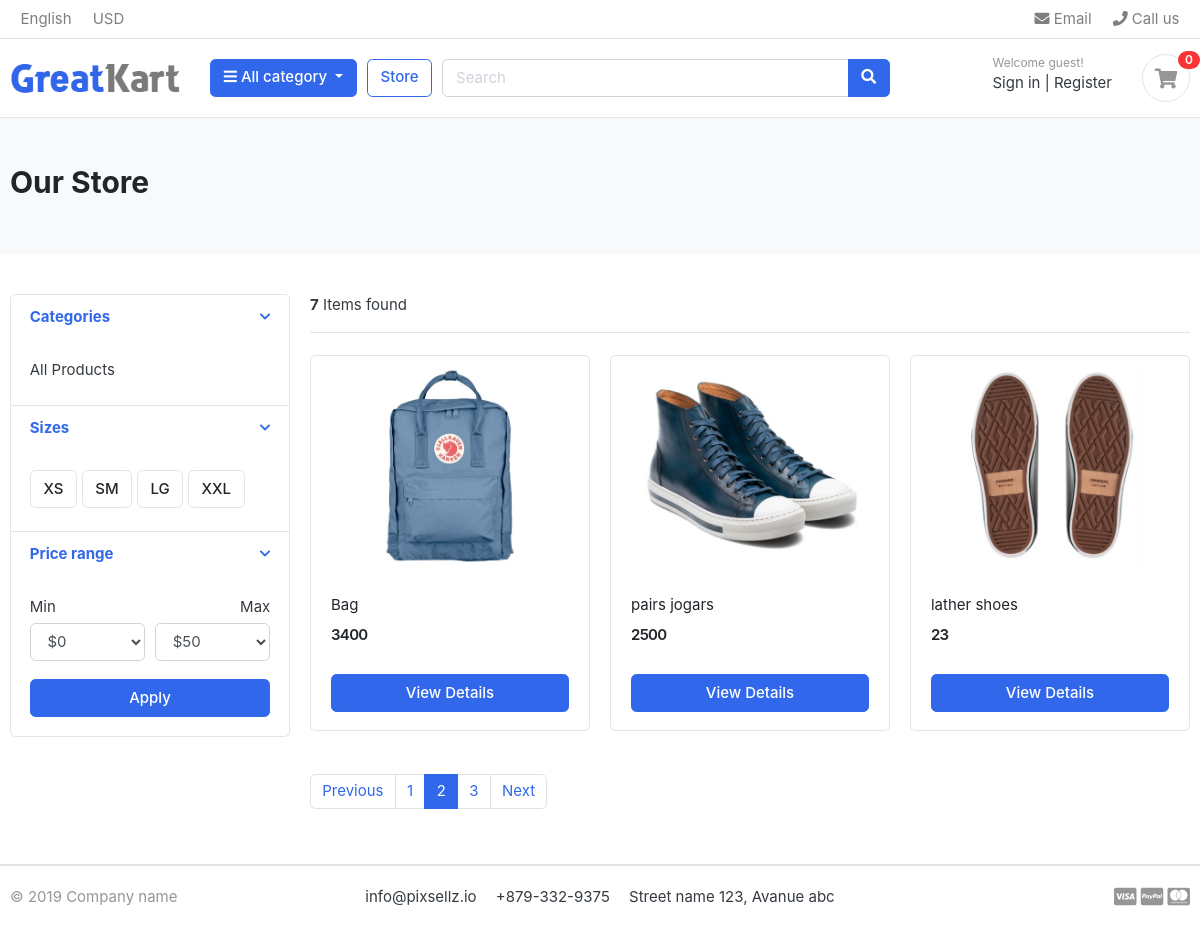
The page /store/?page=2 on the database its author committed.
### store/models.py (models this page shows, shortened)
class Product(models.Model):
    product_name = models.CharField(max_length=200, unique= True)
    slug = models.SlugField(max_length=200, unique=True)
    description = models.TextField(max_length=1000, blank=True)
    price = models.IntegerField()
    images = models.ImageField(upload_to = 'photos/products')
    stock = models.IntegerField()
    is_available = models.BooleanField(default= True)
    category = models.ForeignKey(Category, on_delete=models.CASCADE)
    created_date = models.DateTimeField(auto_now_add=True)
    modified_date = models.DateTimeField(auto_now=True)
    def get_url(self):
        return reverse('product_detail', args=[self.category.slug, self.slug])

### store/views.py (the view)
# urls.py: path('store/', include('store.urls')),
def store(request, category_slug = None):
    categories = None
    products = None
    if category_slug != None:
        categories = get_object_or_404(Category, slug=category_slug)
        products = products.objects.filter(Category = categories, is_available = True)
        paginator = Paginator(products, 10)
        page = request.GET.get('page')
        paged_products = paginator.get_page(page)
        product_count = products.count()
    else:
        products = Product.objects.all().filter(is_available = True).order_by('id')
        paginator = Paginator(products, 3)
        page = request.GET.get('page')
        paged_products = paginator.get_page(page)
        product_count = products.count()
    context = {
        'products': paged_products,
        'product_count': product_count,
    }
    return render(request, 'store/store.html', context)

### carts/context_processors.py (called while the page is built)
def counter(request):
    cart_count = 0
    if 'admin' in request.path:
        return {}
    else:
        try:
            cart = Cart.objects.filter(cart_id=_cart_id(request))
            cart_items = CartItem.objects.all().filter(cart = cart[:1])
            for cart_item in cart_items:
                cart_count += cart_item.quantity
        except CartItem.DoesNotExist:
            cart_count = 0
    return dict(cart_count = cart_count)

### carts/views.py (called while the page is built)
def _cart_id(request):
    cart = request.session.session_key
    if not cart:
        cart = request.session.create()
    return cart

### category/context_processors.py (called while the page is built)
def menu_links(request):
    links = Category.objects.all()
    return dict(link = links)

### templates/store/store.html (shortened to what this page needs)
{%extends 'base.html'%}
{%load static%}
{%block content %}
<section class="section-pagetop bg">
    <div class="container">
      {% if 'search' in request.path %}
      <h2 class="title-page">Search Result</h2>
      {% else %}
      <h2 class="title-page">Our Store</h2>
      {% endif %}
    </div>
    </section>
<section class="section-content padding-y">
    <div class="container">
    <div class="row">
        <aside class="col-md-3">
    <div class="card">
        <article class="filter-group">
            <header class="card-header">
                <a href="#" data-toggle="collapse" data-target="#collapse_1" aria-expanded="true" class="">
                    <i class="icon-control fa fa-chevron-down"></i>
                    <h6 class="title">Categories</h6>
                </a>
            </header>
            <div class="filter-content collapse show" id="collapse_1" style="">
                <div class="card-body">
                    <ul class="list-menu">
                    <li><a href="{% url 'store'%}">All Products</a></li>
                    </ul>
                </div>
            </div>
        </article>
        <article class="filter-group">
            <header class="card-header">
                <a href="#" data-toggle="collapse" data-target="#collapse_4" aria-expanded="true" class="">
                    <i class="icon-control fa fa-chevron-down"></i>
                    <h6 class="title">Sizes </h6>
                </a>
            </header>
            <div class="filter-content collapse show" id="collapse_4" style="">
                <div class="card-body">
                  <label class="checkbox-btn">
                    <span class="btn btn-light"> XS </span>
                  </label>
                  <label class="checkbox-btn">
                    <span class="btn btn-light"> SM </span>
                  </label>
                  <label class="checkbox-btn">
                    <span class="btn btn-light"> LG </span>
                  </label>
                  <label class="checkbox-btn">
                    <span class="btn btn-light"> XXL </span>
                  </label>
            </div>
            </div>
        </article>
        <article class="filter-group">
            <header class="card-header">
                <a href="#" data-toggle="collapse" data-target="#collapse_3" aria-expanded="true" class="">
                    <i class="icon-control fa fa-chevron-down"></i>
                    <h6 class="title">Price range </h6>
                </a>
            </header>
            <div class="filter-content collapse show" id="collapse_3" style="">
                <div class="card-body">
                    <div class="form-row">
                    <div class="form-group col-md-6">
                      <label>Min</label>
                          <select class="mr-2 form-control">
                            <option value="0">$0</option>
                        </select>
                    </div>
                    <div class="form-group text-right col-md-6">
                      <label>Max</label>
                          <select class="mr-2 form-control">
                            <option value="50">$50</option>
                        </select>
                    </div>
                    </div>
                    <button class="btn btn-block btn-primary">Apply</button>
                </div>
            </div>
        </article>
    </div>
        </aside>
        <main class="col-md-9">
    <header class="border-bottom mb-4 pb-3">
            <div class="form-inline">
                <span class="mr-md-auto"><b>{{product_count }}</b> Items found </span>
            </div>
    </header>
    <div class="row">
         {% if products %}
        {% for product in products %}
        <div class="col-md-4">
            <figure class="card card-product-grid">
                <div class="img-wrap">
                <a href ="{{product.get_url }}"></a><img src="{{ product.images.url }}"></a>
                </div>
                <figcaption class="info-wrap">
                    <div class="fix-height">
                        <a href="{{ product.get_url }}" class="title">{{ product.product_name}}</a>
                        <div class="price-wrap mt-2">
                            <span class="price">{{product.price}}</span>
                        </div>
                    </div>
                    <a href="{{ product.get_url }}" class="btn btn-block btn-primary">View Details </a>
                </figcaption>
            </figure>
        </div>
        {% endfor %}
        {% else %}
        <div>
          <h2>No Results Found. Please Try Again</h2>
        </div>
        {% endif %}
    </div>
    <nav class="mt-4" aria-label="Page navigation sample">
        {% if products.has_other_pages %}
          <ul class="pagination">
            {% if products.has_previous %}
            <li class="page-item">
              <a class="page-link" href="?page={{ products.previous_page_number }}">Previous</a>
            </li>
            {% else %}
            <li class="page-item disabled">
              <a class="page-link" href="#">Previous</a>
            </li>
            {% endif %}
            {% for i in products.paginator.page_range %}
            {% if products.number == i %}
            <li class="page-item active">
              <a class="page-link" href="#">{{ i }}</a>
            </li>
            {% else %}
            <li class="page-item">
              <a class="page-link" href="?page={{ i }}">{{ i }}</a>
            </li>
            {% endif %}
            {% endfor %}
            {% if products.has_next %}
            <li class="page-item">
              <a class="page-link" href="?page={{ products.next_page_number }}">Next</a>
            </li>
            {% else %}
            <li class="page-item disabled">
              <a class="page-link" href="#">Next</a>
            </li>
            {% endif %}
          </ul>
        {% endif %}
      </nav>
        </main>
    </div>
    </div>
    </section>
{% endblock %}

### static/css/ui.css (style rules this page uses)
html { font-family: "Inter", sans-serif; font-size: 15px; }
.img-wrap { text-align: center; display: block; }
.img-wrap img { max-width: 100%; }
.price-wrap { letter-spacing: -0.7px; }
.padding-y { padding-top: 40px; padding-bottom: 40px; }
figure { margin-bottom: 0; }
article:after, .form-group:after { display: block; clear: both; content: ""; }
.bg { background-color: #f8f9fa; }
.title-page { color: #212529; }
.btn-light { background-color: #fff; border-color: #e4e4e4; }
[class*=list-] li:after { visibility: hidden; display: block; content: ""; overflow: hidden; height: 0; clear: both; }
.list-menu { list-style: none; margin: 0; padding-left: 0; }
.list-menu li { margin-bottom: 5px; }
.list-menu a { color: #343a40; }
[class*=card-product] a.title { color: #212529; display: block; }
[class*=card-product] .img-wrap { overflow: hidden; position: relative; }
[class*=card-product] .img-wrap img { height: 100%; max-width: 100%; width: auto; display: inline-block; -o-object-fit: cover; object-fit: cover; }
.card-product-grid { margin-bottom: 20px; }
.card-product-grid .img-wrap { border-radius: 0.2rem 0.2rem 0 0; height: 220px; }
.card-product-grid .info-wrap { overflow: hidden; padding: 18px 20px; }
.card-product-grid .fix-height { height: 80px; overflow: hidden; }
.card .img-wrap { overflow: hidden; }
.price { font-weight: 600; color: #212529; }
.icon-control { margin-top: 5px; float: right; font-size: 80%; }
.card-header .title { margin-bottom: 0; line-height: 1.5; }
.filter-group { border-bottom: 1px solid #e4e4e4; }
.filter-group .card-header { border-bottom: 0; }
.filter-group:last-child { border-bottom: 0; }
.checkbox-btn { position: relative; }
.section-pagetop { padding: 45px 0; }

### rows shown on the page
Product: images (picture), product_name "Bag", price "3400"
Product: images (picture), product_name "pairs jogars", price "2500"
Product: images (picture), product_name "lather shoes", price "23"

### other values the page prints
{{ cart_count }} "0"
{{ product_count }} "7"
{{ i }} "1" "3"
{{ i }} "2"
